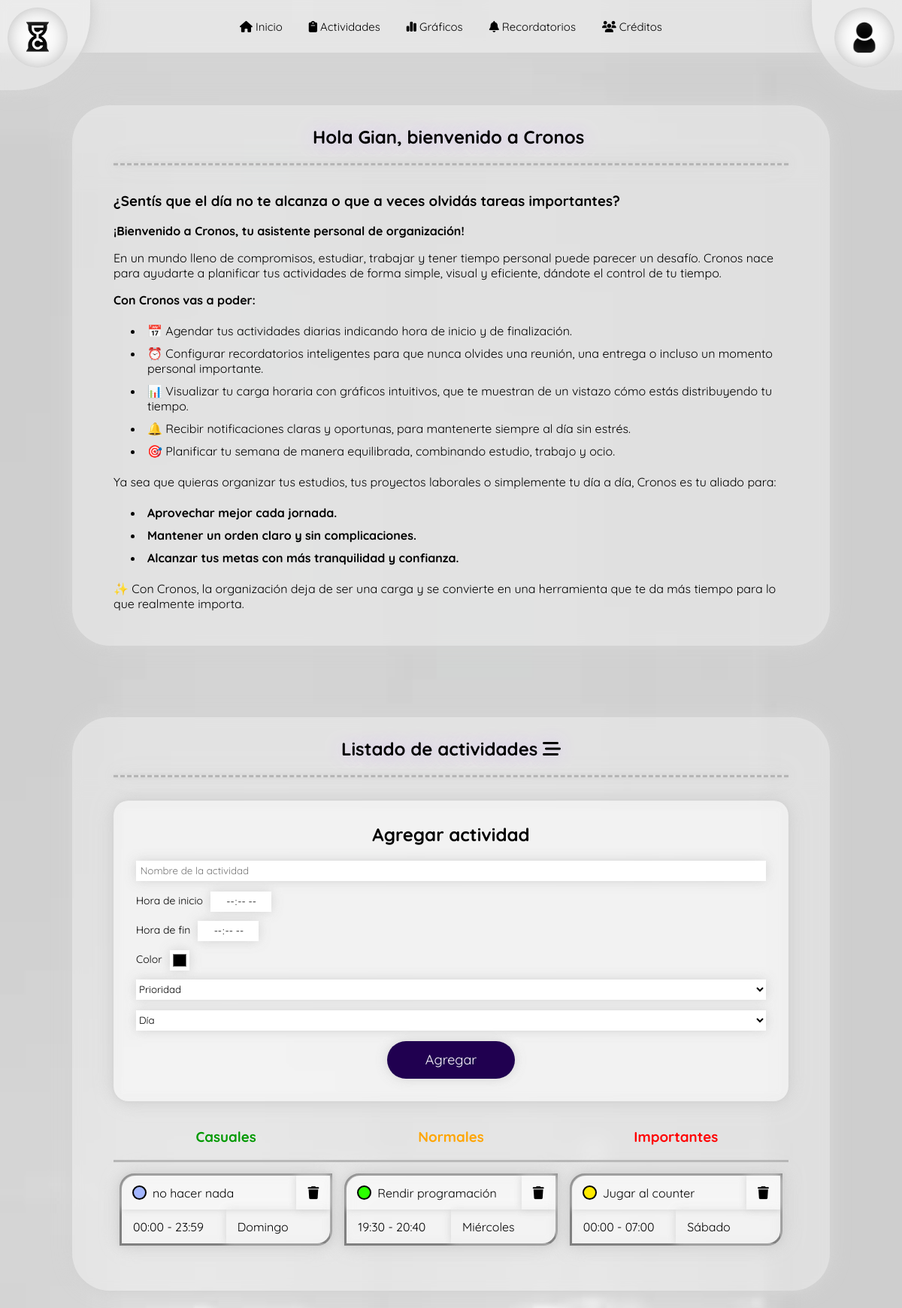
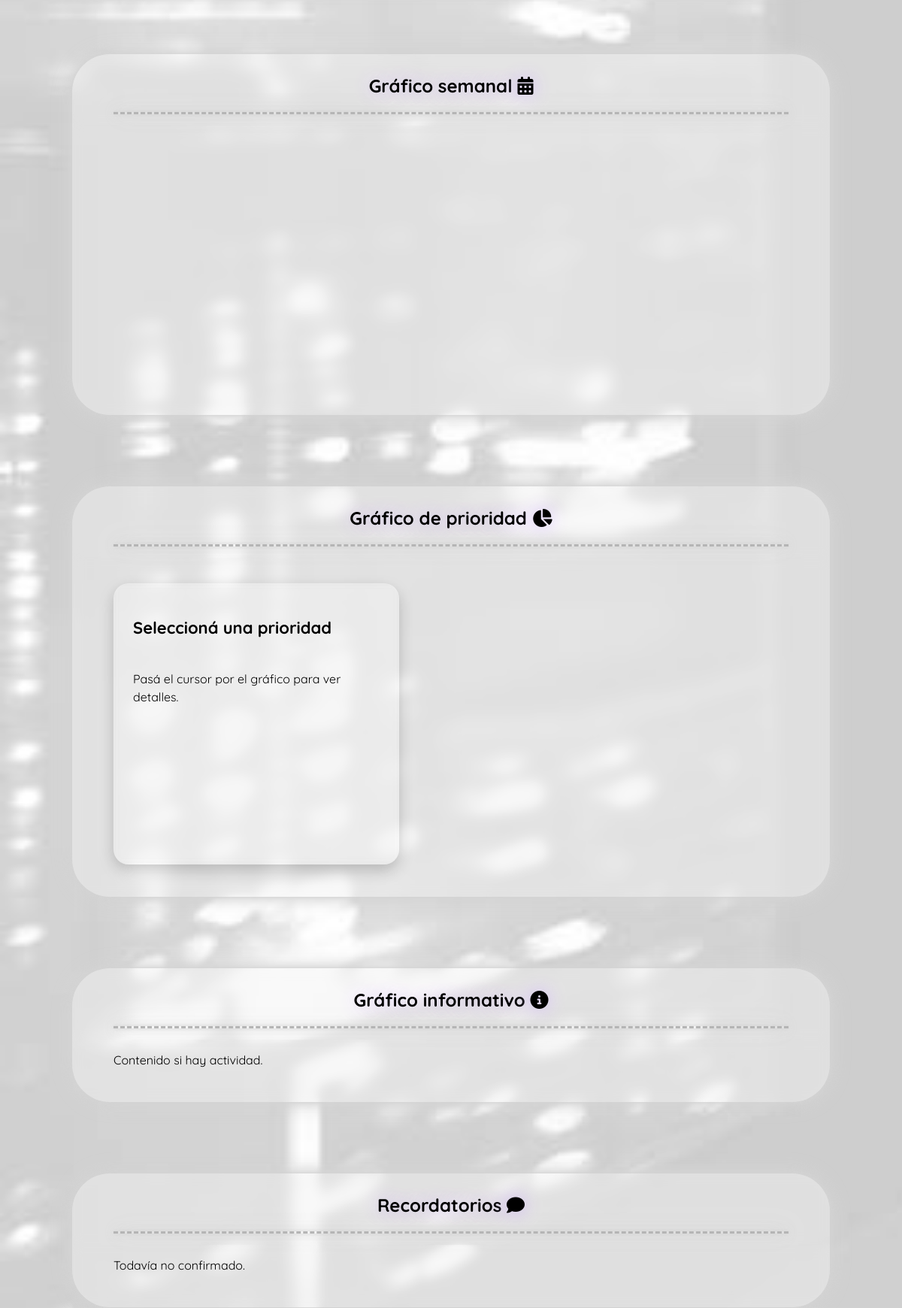
The page /views/main.php (signed in, upper part) on the database its author committed (2 pictures, top to bottom).
### tables this page shows
CREATE TABLE `actividades` (
  `id_actividad` int(11) NOT NULL,
  `id_usuario` int(11) NOT NULL,
  `titulo` varchar(100) NOT NULL,
  `hora_inicio` time NOT NULL,
  `hora_fin` time NOT NULL,
  `color` varchar(20) NOT NULL DEFAULT '#000000',
  `prioridad` varchar(20) NOT NULL,
  `dia` varchar(20) NOT NULL
);

### settings/db.php (called while the page is built)
<?php
class db
{
    protected $host;
    protected $user;
    protected $password;
    protected $dbName;
    public function __construct()
    {
        $this->host = "localhost";
        $this->user = "root";
        $this->password = "";
        $this->dbName = "gestoract";
    }
    public function connect()
    {
        $connection = new mysqli($this->host, $this->user, $this->password, $this->dbName) or die("Error en la conexión.");
        return $connection;
    }
}

### models/Actividad.php (called while the page is built, shortened)
<?php
require_once __DIR__ . '/../settings/db.php';
class Actividad
{
    protected $db;
    public function __construct()
    {
        $connection = new db();
        $this->db = $connection->connect();
    }
    public function getByUsuario($id_usuario)
    {
        $query = "SELECT a.id_actividad, a.titulo, a.hora_inicio, a.hora_fin, a.color, a.prioridad, a.dia FROM actividades a INNER JOIN usuarios u ON a.id_usuario = u.id_usuario WHERE u.id_usuario = ? ORDER BY a.dia, a.hora_inicio";
        $stmt = $this->db->prepare($query);
        $stmt->bind_param('i', $id_usuario);
        $stmt->execute();
        $res = $stmt->get_result();
        $data_arr = [];
        while ($data = $res->fetch_assoc()) {
            $data_arr[] = $data;
        }
        return $data_arr ?: ['message' => 'Sin datos'];
    }
}

### views/main.php (the view, shortened to what this page needs)
<?php
$actividadController = new Actividad();
$usuarioSesion = $_SESSION['usuario'];
$id_usuario = $usuarioSesion['id_usuario'];
$actividades = $actividadController->getByUsuario($id_usuario);
?>
<!DOCTYPE html>
<html>
<head>
    <link rel="stylesheet" href="../css/style.css?v=<?php echo time(); ?>">
</head>
<body>
    <header>
        <div class="logoC">
            <div class="logoPrincipal"></div>
        </div>
        <div class="botonesIn">
            <a href="#inicio" class="b1"><i class="fa-solid fa-house"></i> Inicio</a>
            <a href="#actividades" class="b1"><i class="fa-solid fa-clipboard"></i></i> Actividades</a>
            <a href="#graficos" class="b1"><i class="fa-solid fa-chart-simple"></i> Gráficos</a>
            <a href="#recordatorios" class="b1"><i class="fa-solid fa-bell"></i> Recordatorios</a>
            <a href="#creditos" class="b1"><i class="fa-solid fa-users"></i> Créditos</a>
        </div>
        <div class="cuentaC">
            <button id="cuentaBoton" class="cuentaLogo"></button>
        </div>
    </header>
    <div class="contInv">
        <section class="contenidos" id="inicio">
            <div class="contenidos1">
                <h1>Hola <?php echo htmlspecialchars($usuarioSesion['nombre']); ?>, bienvenido a Cronos <i class="fa-solid fa-alarm-clock"></i></h1>
            </div>
            <div class="contenidos2">
                <h3>¿Sentís que el día no te alcanza o que a veces olvidás tareas importantes?</h3>
                <p><b>¡Bienvenido a Cronos, tu asistente personal de organización!</b></p>
                <p>En un mundo lleno de compromisos, estudiar, trabajar y tener tiempo personal puede parecer un desafío. Cronos nace para ayudarte a planificar tus actividades de forma simple, visual y eficiente, dándote el control de tu tiempo.</p>
                <p><b>Con Cronos vas a poder:</b></p>
                <ul>
                    <li>📅 Agendar tus actividades diarias indicando hora de inicio y de finalización.</li>
                    <li>⏰ Configurar recordatorios inteligentes para que nunca olvides una reunión, una entrega o incluso un momento personal importante.</li>
                    <li>📊 Visualizar tu carga horaria con gráficos intuitivos, que te muestran de un vistazo cómo estás distribuyendo tu tiempo.</li>
                    <li>🔔 Recibir notificaciones claras y oportunas, para mantenerte siempre al día sin estrés.</li>
                    <li>🎯 Planificar tu semana de manera equilibrada, combinando estudio, trabajo y ocio.</li>
                </ul>
                <p>Ya sea que quieras organizar tus estudios, tus proyectos laborales o simplemente tu día a día, Cronos es tu aliado para:</p>
                <ul>
                    <li><b>Aprovechar mejor cada jornada.</b></li>
                    <li><b>Mantener un orden claro y sin complicaciones.</b></li>
                    <li><b>Alcanzar tus metas con más tranquilidad y confianza.</b></li>
                </ul>
                <p>✨ Con Cronos, la organización deja de ser una carga y se convierte en una herramienta que te da más tiempo para lo que realmente importa.</p>
            </div>
        </section>
        <div class="contenidos" id="actividades">
            <section class="contenidos1">
                <h1>Listado de actividades <i class="fa-solid fa-bars-staggered"></i></h1>
            </section>
            <section class="contenidos2">
                <div class="cargarAct">
                    <h2 class="tituloAgregar">Agregar actividad</h2>
                    <form action="../routers/agregarActRouter.php" method="post">
                        <input type="text" name="titulo" placeholder=" Nombre de la actividad" required><br>
                        <div class="alignD">
                            <div class="hiDiv">
                                <label for="hora_inicio">Hora de inicio</label>
                                <input type="time" name="hora_inicio" required>
                            </div>
                            <div class="hfDiv">
                                <label for="hora_fin">Hora de fin</label>
                                <input type="time" name="hora_fin" required>
                            </div>
                            <div class="cDiv">
                                <label for="color">Color</label>
                                <input type="color" name="color">
                            </div>
                            <select name="prioridad" required>
                                <option value="" disabled selected hidden>Prioridad</option>
                            </select>
                            <select name="dia" required>
                                <option value="" disabled selected hidden>Día</option>
                            </select>
                        </div>
                        <div class="centrarAg">
                            <input type="submit" value="Agregar" name="agregar" id="boton">
                        </div>
                    </form>
                </div>
                <div class="tablaCont">
                    <table>
                        <tr>
                            <th>
                                <h3 style="color: rgb(0, 153, 0);">Casuales</h3>
                            </th>
                        </tr>
                        <?php if (!empty(array_filter((array)$actividades, fn($a) => is_array($a) && $a['prioridad'] === 'Casual'))): ?>
                            <?php foreach ($actividades as $act): ?>
                                <?php if ($act['prioridad'] === 'Casual'): ?>
                                    <tr>
                                        <td>
                                            <div class="datosAct">
                                                <div class="supCont">
                                                    <div class="col" style="background-color: <?= $act['color'] ?>;"></div>
                                                    <p><?= $act['titulo'] ?></p>
                                                    <form action="../routers/eliminarActRouter.php" method="post" style="display: inline;">
                                                        <button type="submit" name="eliminar" class="del">
                                                            <i class="fa-solid fa-trash"></i>
                                                        </button>
                                                    </form>
                                                </div>
                                                <div class="infCont">
                                                    <div class="horario">
                                                        <p><?= date("H:i", strtotime($act['hora_inicio'])) ?> - <?= date("H:i", strtotime($act['hora_fin'])) ?></p>
                                                    </div>
                                                    <div class="dia">
                                                        <p><?= $act['dia'] ?></p>
                                                    </div>
                                                </div>
                                            </div>
                                        </td>
                                    </tr>
                                <?php endif; ?>
                            <?php endforeach; ?>
                        <?php endif; ?>
                    </table>
                    <table>
                        <tr>
                            <th>
                                <h3 style="color: orange;">Normales</h3>
                            </th>
                        </tr>
                        <?php if (!empty(array_filter((array)$actividades, fn($a) => is_array($a) && $a['prioridad'] === 'Normal'))): ?>
                            <?php foreach ($actividades as $act): ?>
                                <?php if ($act['prioridad'] === 'Normal'): ?>
                                    <tr>
                                        <td>
                                            <div class="datosAct">
                                                <div class="supCont">
                                                    <div class="col" style="background-color: <?= $act['color'] ?>;"></div>
                                                    <p><?= $act['titulo'] ?></p>
                                                    <form action="../routers/eliminarActRouter.php" method="post" style="display: inline;">
                                                        <button type="submit" name="eliminar" class="del">
                                                            <i class="fa-solid fa-trash"></i>
                                                        </button>
                                                    </form>
                                                </div>
                                                <div class="infCont">
                                                    <div class="horario">
                                                        <p><?= date("H:i", strtotime($act['hora_inicio'])) ?> - <?= date("H:i", strtotime($act['hora_fin'])) ?></p>
                                                    </div>
                                                    <div class="dia">
                                                        <p><?= $act['dia'] ?></p>
                                                    </div>
                                                </div>
                                            </div>
                                        </td>
                                    </tr>
                                <?php endif; ?>
                            <?php endforeach; ?>
                        <?php endif; ?>
                    </table>
                    <table>
                        <tr>
                            <th>
                                <h3 style="color: red;">Importantes</h3>
                            </th>
                        </tr>
                        <?php if (!empty(array_filter((array)$actividades, fn($a) => is_array($a) && $a['prioridad'] === 'Importante'))): ?>
                            <?php foreach ($actividades as $act): ?>
                                <?php if ($act['prioridad'] === 'Importante'): ?>
                                    <tr>
                                        <td>
                                            <div class="datosAct">
                                                <div class="supCont">
                                                    <div class="col" style="background-color: <?= $act['color'] ?>;"></div>
                                                    <p><?= $act['titulo'] ?></p>
                                                    <form action="../routers/eliminarActRouter.php" method="post" style="display: inline;">
                                                        <button type="submit" name="eliminar" class="del">
                                                            <i class="fa-solid fa-trash"></i>
                                                        </button>
                                                    </form>
                                                </div>
                                                <div class="infCont">
                                                    <div class="horario">
                                                        <p><?= date("H:i", strtotime($act['hora_inicio'])) ?> - <?= date("H:i", strtotime($act['hora_fin'])) ?></p>
                                                    </div>
                                                    <div class="dia">
                                                        <p><?= $act['dia'] ?></p>
                                                    </div>
                                                </div>
                                            </div>
                                        </td>
                                    </tr>
                                <?php endif; ?>
                            <?php endforeach; ?>
                        <?php endif; ?>
                    </table>
                </div>
            </section>
        </div>
        <div class="contenidos" id="graficos">
            <section class="contenidos1">
                <h1>Gráfico semanal <i class="fa-solid fa-calendar-days"></i></h1>
            </section>
            <section class="contenidos2">
                <?php if (!empty($actividades) && !isset($actividades['message'])) { ?>
                    <div class="graficoSemanalSiV">
                        <canvas id="graficoSemanal" width="600" height="300"></canvas>
                    </div>
                <?php } ?>
            </section>
        </div>
        <div class="contenidos">
            <section class="contenidos1">
                <h1>Gráfico de prioridad <i class="fa-solid fa-chart-pie"></i></h1>
            </section>
            <section class="contenidos2">
                <?php if (!empty($actividades) && !isset($actividades['message'])) { ?>
                    <br>
                    <div class="grafico-wrapper">
                        <div class="info-prioridad" id="infoPrioridad">
                            <h2 id="tituloPrioridad">Seleccioná una prioridad</h2>
                            <p id="detallePrioridad">Pasá el cursor por el gráfico para ver detalles.</p>
                        </div>
                        <div class="grafico-container">
                            <canvas id="graficoPrioridad"></canvas>
                        </div>
                    </div>
                <?php } ?>
            </section>
        </div>
        <div class="contenidos">
            <section class="contenidos1">
                <h1>Gráfico informativo <i class="fa-solid fa-circle-info"></i></h1>
            </section>
            <section class="contenidos2">
                <?php if (!empty($actividades) && !isset($actividades['message'])) { ?>
                    <p>Contenido si hay actividad.</p>
                <?php } ?>
            </section>
        </div>
        <div class="contenidos" id="recordatorios">
            <section class="contenidos1">
                <h1>Recordatorios <i class="fa-solid fa-comment"></i></h1>
            </section>
            <section class="contenidos2">
                <p>Todavía no confirmado.</p>
            </section>
        </div>
    </div>
</body>
</html>

### rows shown on the page
actividades: titulo "no hacer nada", hora_inicio "00:00", hora_fin "23:59", dia "Domingo"
actividades: titulo "Rendir programación", hora_inicio "19:30", hora_fin "20:40", dia "Miércoles"
actividades: titulo "Jugar al counter", hora_inicio "00:00", hora_fin "07:00", dia "Sábado"

### other values the page prints
$usuarioSesion['nombre'] "Gian"
